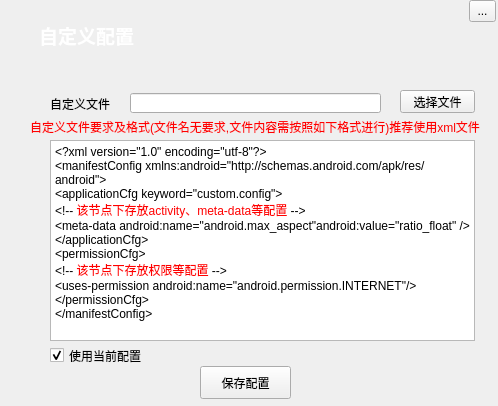
<?xml version="1.0" encoding="UTF-8"?>
<ui version="4.0">
 <class>Form</class>
 <widget class="QWidget" name="Form">
  <property name="geometry">
   <rect>
    <x>0</x>
    <y>0</y>
    <width>498</width>
    <height>406</height>
   </rect>
  </property>
  <property name="windowTitle">
   <string>Form</string>
  </property>
  <property name="styleSheet">
   <string notr="true">QToolButton[objectName=&quot;closetoolButton&quot;] {
border:0px;
}
QToolButton[objectName=&quot;closetoolButton&quot;]:hover {
image:url(:/images/close_hover.png);
}
QToolButton[objectName=&quot;closetoolButton&quot;]:pressed {
image:url(:/images/close_pressed.png);
}

QWidget[objectName=&quot;widget&quot;]{
background-image: url(:/images/funcell_bg.png);
}
QPushButton[objectName=&quot;pushButton&quot;]{
background-color: rgb(0, 170, 255);
color: rgb(255, 255, 255);
}
QPushButton[objectName=&quot;pushButton_2&quot;]{
background-color: rgb(0, 165, 0);
color: rgb(255, 255, 255);
}
QCheckBox[objectName=&quot;checkBox&quot;]{
color: rgb(255, 0, 0);
}
QWidget[objectName=&quot;Form&quot;]{
background-color: rgb(255, 255, 255);
}
</string>
  </property>
  <widget class="QWidget" name="widget" native="true">
   <property name="geometry">
    <rect>
     <x>-1</x>
     <y>0</y>
     <width>501</width>
     <height>80</height>
    </rect>
   </property>
   <widget class="QLabel" name="label">
    <property name="geometry">
     <rect>
      <x>40</x>
      <y>20</y>
      <width>131</width>
      <height>31</height>
     </rect>
    </property>
    <property name="lineWidth">
     <number>1</number>
    </property>
    <property name="text">
     <string>&lt;html&gt;&lt;head/&gt;&lt;body&gt;&lt;p&gt;&lt;span style=&quot; font-size:14pt; font-weight:600; color:#ffffff;&quot;&gt;自定义配置&lt;/span&gt;&lt;/p&gt;&lt;/body&gt;&lt;/html&gt;</string>
    </property>
   </widget>
   <widget class="QToolButton" name="closetoolButton">
    <property name="geometry">
     <rect>
      <x>470</x>
      <y>0</y>
      <width>27</width>
      <height>22</height>
     </rect>
    </property>
    <property name="text">
     <string>...</string>
    </property>
    <property name="icon">
     <iconset resource="../../WorkSpace_python/mypack/res.qrc">
      <normaloff>:/images/close_normal.png</normaloff>:/images/close_normal.png</iconset>
    </property>
    <property name="iconSize">
     <size>
      <width>27</width>
      <height>22</height>
     </size>
    </property>
   </widget>
  </widget>
  <widget class="QLabel" name="label_2">
   <property name="geometry">
    <rect>
     <x>50</x>
     <y>98</y>
     <width>65</width>
     <height>12</height>
    </rect>
   </property>
   <property name="text">
    <string>自定义文件</string>
   </property>
  </widget>
  <widget class="QLineEdit" name="lineEdit">
   <property name="geometry">
    <rect>
     <x>130</x>
     <y>93</y>
     <width>251</width>
     <height>20</height>
    </rect>
   </property>
  </widget>
  <widget class="QPushButton" name="pushButton">
   <property name="geometry">
    <rect>
     <x>400</x>
     <y>90</y>
     <width>75</width>
     <height>23</height>
    </rect>
   </property>
   <property name="text">
    <string>选择文件</string>
   </property>
  </widget>
  <widget class="QPushButton" name="pushButton_2">
   <property name="geometry">
    <rect>
     <x>200</x>
     <y>366</y>
     <width>91</width>
     <height>33</height>
    </rect>
   </property>
   <property name="text">
    <string>保存配置</string>
   </property>
  </widget>
  <widget class="QCheckBox" name="checkBox">
   <property name="geometry">
    <rect>
     <x>50</x>
     <y>345</y>
     <width>121</width>
     <height>21</height>
    </rect>
   </property>
   <property name="text">
    <string>使用当前配置</string>
   </property>
   <property name="checked">
    <bool>true</bool>
   </property>
  </widget>
  <widget class="QTextBrowser" name="textBrowser">
   <property name="geometry">
    <rect>
     <x>50</x>
     <y>140</y>
     <width>425</width>
     <height>201</height>
    </rect>
   </property>
   <property name="html">
    <string>&lt;!DOCTYPE HTML PUBLIC &quot;-//W3C//DTD HTML 4.0//EN&quot; &quot;http://www.w3.org/TR/REC-html40/strict.dtd&quot;&gt;
&lt;html&gt;&lt;head&gt;&lt;meta name=&quot;qrichtext&quot; content=&quot;1&quot; /&gt;&lt;style type=&quot;text/css&quot;&gt;
p, li { white-space: pre-wrap; }
&lt;/style&gt;&lt;/head&gt;&lt;body style=&quot; font-family:'SimSun'; font-size:9pt; font-weight:400; font-style:normal;&quot;&gt;
&lt;p style=&quot; margin-top:0px; margin-bottom:0px; margin-left:0px; margin-right:0px; -qt-block-indent:0; text-indent:0px;&quot;&gt;&amp;lt;?xml version=&amp;quot;1.0&amp;quot; encoding=&amp;quot;utf-8&amp;quot;?&amp;gt;&lt;/p&gt;
&lt;p style=&quot; margin-top:0px; margin-bottom:0px; margin-left:0px; margin-right:0px; -qt-block-indent:0; text-indent:0px;&quot;&gt;&amp;lt;manifestConfig xmlns:android=&amp;quot;http://schemas.android.com/apk/res/android&amp;quot;&amp;gt;&lt;/p&gt;
&lt;p style=&quot; margin-top:0px; margin-bottom:0px; margin-left:0px; margin-right:0px; -qt-block-indent:0; text-indent:0px;&quot;&gt;&amp;lt;applicationCfg keyword=&amp;quot;custom.config&amp;quot;&amp;gt;&lt;/p&gt;
&lt;p style=&quot; margin-top:0px; margin-bottom:0px; margin-left:0px; margin-right:0px; -qt-block-indent:0; text-indent:0px;&quot;&gt;&amp;lt;!-- &lt;span style=&quot; color:#ff0000;&quot;&gt;该节点下存放activity、meta-data等配置 &lt;/span&gt;--&amp;gt;&lt;/p&gt;
&lt;p style=&quot; margin-top:0px; margin-bottom:0px; margin-left:0px; margin-right:0px; -qt-block-indent:0; text-indent:0px;&quot;&gt;&amp;lt;meta-data android:name=&amp;quot;android.max_aspect&amp;quot;android:value=&amp;quot;ratio_float&amp;quot; /&amp;gt;&lt;/p&gt;
&lt;p style=&quot; margin-top:0px; margin-bottom:0px; margin-left:0px; margin-right:0px; -qt-block-indent:0; text-indent:0px;&quot;&gt;&amp;lt;/applicationCfg&amp;gt;&lt;/p&gt;
&lt;p style=&quot; margin-top:0px; margin-bottom:0px; margin-left:0px; margin-right:0px; -qt-block-indent:0; text-indent:0px;&quot;&gt;&amp;lt;permissionCfg&amp;gt;&lt;/p&gt;
&lt;p style=&quot; margin-top:0px; margin-bottom:0px; margin-left:0px; margin-right:0px; -qt-block-indent:0; text-indent:0px;&quot;&gt;&amp;lt;!-- &lt;span style=&quot; color:#ff0000;&quot;&gt;该节点下存放权限等配置 &lt;/span&gt;--&amp;gt;&lt;/p&gt;
&lt;p style=&quot; margin-top:0px; margin-bottom:0px; margin-left:0px; margin-right:0px; -qt-block-indent:0; text-indent:0px;&quot;&gt;&amp;lt;uses-permission android:name=&amp;quot;android.permission.INTERNET&amp;quot;/&amp;gt;&lt;/p&gt;
&lt;p style=&quot; margin-top:0px; margin-bottom:0px; margin-left:0px; margin-right:0px; -qt-block-indent:0; text-indent:0px;&quot;&gt;&amp;lt;/permissionCfg&amp;gt;&lt;/p&gt;
&lt;p style=&quot; margin-top:0px; margin-bottom:0px; margin-left:0px; margin-right:0px; -qt-block-indent:0; text-indent:0px;&quot;&gt;&amp;lt;/manifestConfig&amp;gt;&lt;/p&gt;&lt;/body&gt;&lt;/html&gt;</string>
   </property>
  </widget>
  <widget class="QLabel" name="label_3">
   <property name="geometry">
    <rect>
     <x>30</x>
     <y>118</y>
     <width>461</width>
     <height>17</height>
    </rect>
   </property>
   <property name="text">
    <string>&lt;html&gt;&lt;head/&gt;&lt;body&gt;&lt;p&gt;&lt;span style=&quot; color:#ff0000;&quot;&gt;自定义文件要求及格式(文件名无要求,文件内容需按照如下格式进行)推荐使用xml文件&lt;/span&gt;&lt;/p&gt;&lt;/body&gt;&lt;/html&gt;</string>
   </property>
  </widget>
 </widget>
 <resources>
  <include location="../../WorkSpace_python/mypack/res.qrc"/>
 </resources>
 <connections/>
</ui>
